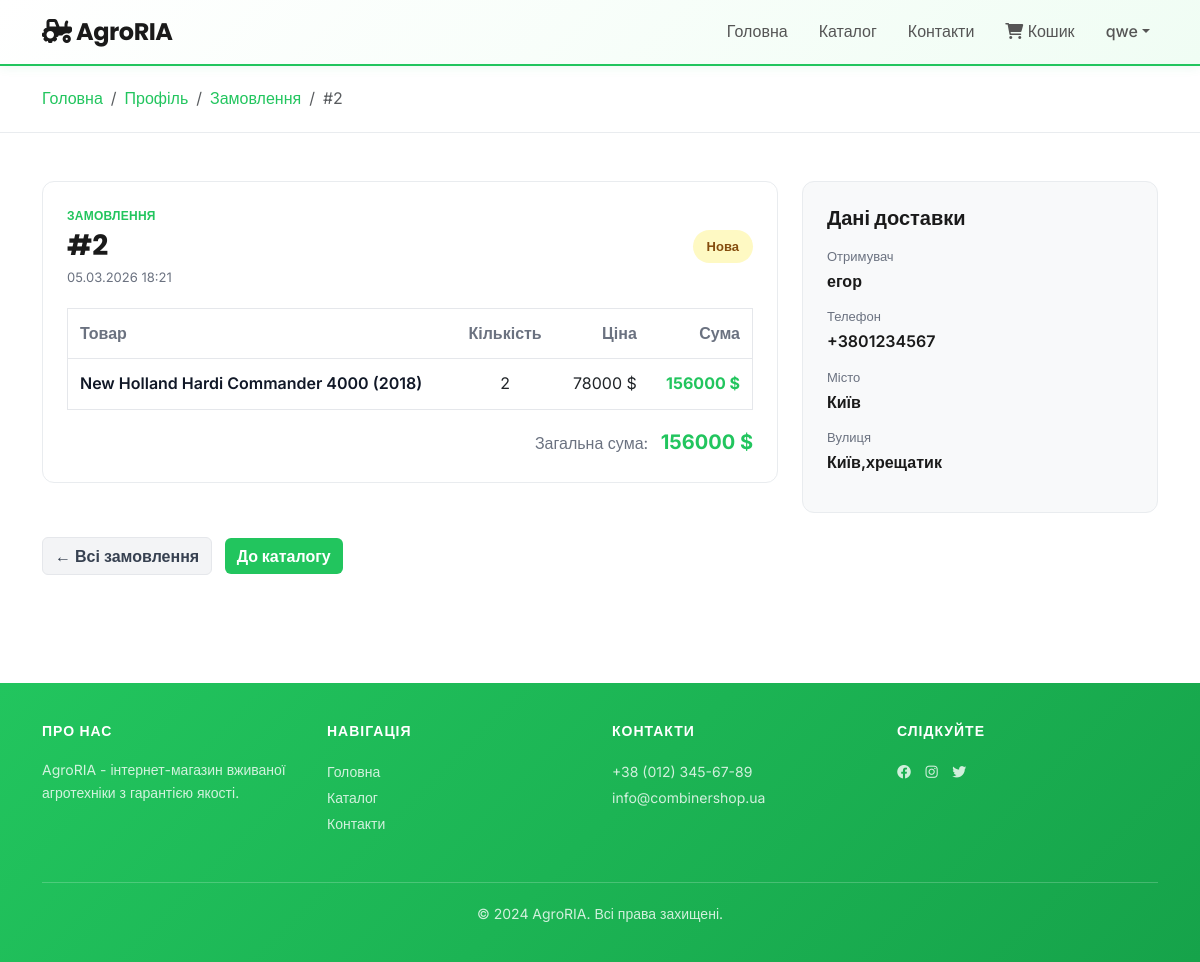
The app's page /order/detail/2/ (signed in) with its own data.
### order/models.py (models this page shows, shortened)
class Order(models.Model):
    STATUS_CHOICES = [
        ('new', 'Нова'),
        ('processing', 'В обробці'),
        ('shipped', 'Відправлено'),
        ('delivered', 'Доставлено'),
        ('canceled', 'Скасовано'),
    ]
    user = models.ForeignKey(User, on_delete=models.SET_NULL, null=True, blank=True)
    shipping_name = models.CharField(max_length=255, verbose_name='Ім\'я отримувача')
    shipping_phone = models.CharField(max_length=20, blank=True, verbose_name='Телефон')
    shipping_sity = models.CharField(max_length=100, verbose_name='Місто')
    shipping_street = models.CharField(max_length=255, verbose_name='Вулиця')
    status = models.CharField(max_length=20, choices=STATUS_CHOICES, default='new')
    coment = models.TextField(blank=True, null=True)
    total_price = models.DecimalField(max_digits=10, decimal_places=2)
    created_at = models.DateTimeField(auto_now_add=True)
    updated_at = models.DateTimeField(auto_now=True)
    class Meta:
        ordering = ['-created_at']
        verbose_name = 'Замовлення'
        verbose_name_plural = 'Замовлення'
        ordering = ['-created_at']

class OrderItem(models.Model):
    order = models.ForeignKey(Order, on_delete=models.CASCADE, related_name='items')
    product_name = models.CharField(max_length=255)
    quantity = models.PositiveIntegerField()
    price = models.DecimalField(max_digits=10, decimal_places=2)
    @property
    def total_price(self):
        return self.quantity * self.price

### order/views.py (the view)
# urls.py: path('detail/<int:order_id>/', views.order_detail, name='order_detail'),
def order_detail(request, order_id):
    order = get_object_or_404(Order, id=order_id)
    if order.user and request.user != order.user:
        return redirect('order:order_history')
    items = order.items.all()
    return render(request, 'orders/detail.html', {'order': order, 'items': items})

### templates/orders/detail.html (shortened to what this page needs)
{% extends 'base.html' %}
{% block content %}
    <div style="background: white; padding: 20px 0; border-bottom: 1px solid #e9ecef;">
        <div class="container">
            <nav aria-label="breadcrumb">
                <ol class="breadcrumb" style="margin: 0;">
                    <li class="breadcrumb-item"><a href="{% url 'products:home' %}" style="color: #22c55e; text-decoration: none; font-weight: 500;">Головна</a></li>
                    <li class="breadcrumb-item"><a href="{% url 'account:profile' %}" style="color: #22c55e; text-decoration: none; font-weight: 500;">Профіль</a></li>
                    <li class="breadcrumb-item"><a href="{% url 'order:order_history' %}" style="color: #22c55e; text-decoration: none; font-weight: 500;">Замовлення</a></li>
                    <li class="breadcrumb-item active" aria-current="page">#{{ order.id }}</li>
                </ol>
            </nav>
        </div>
    </div>
    <div class="container py-5">
        <div class="row g-4">
            <div class="col-lg-8">
                <div style="background: white; border: 1px solid #e9ecef; border-radius: 12px; padding: 24px;">
                    <div style="display: flex; justify-content: space-between; align-items: center; margin-bottom: 20px;">
                        <div>
                            <p style="color: #22c55e; font-weight: 700; letter-spacing: 0.02em; margin: 0; font-size: 12px;">ЗАМОВЛЕННЯ</p>
                            <h3 style="margin: 4px 0 0 0; font-weight: 700;">#{{ order.id }}</h3>
                            <p style="margin: 4px 0 0 0; color: #6b7280; font-size: 13px;">{{ order.created_at|date:"d.m.Y H:i" }}</p>
                        </div>
                        {% if order.status == 'new' %}
                            <span style="padding: 6px 14px; border-radius: 20px; font-size: 13px; font-weight: 600; background: #fef9c3; color: #854d0e;">{{ order.get_status_display }}</span>
                        {% elif order.status == 'processing' %}
                            <span style="padding: 6px 14px; border-radius: 20px; font-size: 13px; font-weight: 600; background: #dbeafe; color: #1e40af;">{{ order.get_status_display }}</span>
                        {% elif order.status == 'shipped' %}
                            <span style="padding: 6px 14px; border-radius: 20px; font-size: 13px; font-weight: 600; background: #f0fdf4; color: #15803d;">{{ order.get_status_display }}</span>
                        {% elif order.status == 'delivered' %}
                            <span style="padding: 6px 14px; border-radius: 20px; font-size: 13px; font-weight: 600; background: #dcfce7; color: #166534;">{{ order.get_status_display }}</span>
                        {% else %}
                            <span style="padding: 6px 14px; border-radius: 20px; font-size: 13px; font-weight: 600; background: #fee2e2; color: #991b1b;">{{ order.get_status_display }}</span>
                        {% endif %}
                    </div>
                    <table class="table" style="border: 1px solid #e5e7eb;">
                        <thead style="background: #f9fafb;">
                            <tr>
                                <th style="padding: 12px; color: #6b7280; font-weight: 600;">Товар</th>
                                <th style="padding: 12px; color: #6b7280; font-weight: 600; text-align: center;">Кількість</th>
                                <th style="padding: 12px; color: #6b7280; font-weight: 600; text-align: right;">Ціна</th>
                                <th style="padding: 12px; color: #6b7280; font-weight: 600; text-align: right;">Сума</th>
                            </tr>
                        </thead>
                        <tbody>
                            {% for item in items %}
                            <tr style="border-top: 1px solid #e5e7eb;">
                                <td style="padding: 12px; font-weight: 600; color: #111827;">{{ item.product_name }}</td>
                                <td style="padding: 12px; text-align: center;">{{ item.quantity }}</td>
                                <td style="padding: 12px; text-align: right;">{{ item.price|floatformat:0 }} $</td>
                                <td style="padding: 12px; text-align: right; font-weight: 700; color: #22c55e;">{{ item.total_price|floatformat:0 }} $</td>
                            </tr>
                            {% endfor %}
                        </tbody>
                    </table>
                    <div style="text-align: right; margin-top: 10px;">
                        <span style="color: #6b7280;">Загальна сума:</span>
                        <strong style="color: #22c55e; font-size: 20px; margin-left: 8px;">{{ order.total_price|floatformat:0 }} $</strong>
                    </div>
                </div>
            </div>
            <div class="col-lg-4">
                <div style="background: #f8f9fa; border: 1px solid #e9ecef; border-radius: 12px; padding: 24px; position: sticky; top: 100px;">
                    <h5 style="font-weight: 700; margin-bottom: 16px;">Дані доставки</h5>
                    <p style="margin: 0; color: #6b7280; font-size: 13px;">Отримувач</p>
                    <p style="margin: 2px 0 12px 0; font-weight: 600;">{{ order.shipping_name }}</p>
                    {% if order.shipping_phone %}
                    <p style="margin: 0; color: #6b7280; font-size: 13px;">Телефон</p>
                    <p style="margin: 2px 0 12px 0; font-weight: 600;">{{ order.shipping_phone }}</p>
                    {% endif %}
                    <p style="margin: 0; color: #6b7280; font-size: 13px;">Місто</p>
                    <p style="margin: 2px 0 12px 0; font-weight: 600;">{{ order.shipping_sity }}</p>
                    <p style="margin: 0; color: #6b7280; font-size: 13px;">Вулиця</p>
                    <p style="margin: 2px 0 12px 0; font-weight: 600;">{{ order.shipping_street }}</p>
                </div>
            </div>
        </div>
        <div style="margin-top: 24px;">
            <a href="{% url 'order:order_history' %}" class="btn" style="background: #f3f4f6; color: #374151; border: 1px solid #e5e7eb; font-weight: 600;">← Всі замовлення</a>
            <a href="{% url 'products:product_list' %}" class="btn" style="background: #22c55e; color: white; border: none; font-weight: 700; margin-left: 8px;">До каталогу</a>
        </div>
    </div>
{% endblock %}

### templates/base.html (shortened to what this page needs)
<!DOCTYPE html>
<html lang="uk">
<head>
    <link href="https://cdn.jsdelivr.net/npm/bootstrap@5.3.0/dist/css/bootstrap.min.css" rel="stylesheet">
    <link rel="stylesheet" href="https://cdnjs.cloudflare.com/ajax/libs/font-awesome/6.0.0/css/all.min.css">
</head>
<body>
    <nav class="navbar navbar-expand-lg navbar-light sticky-top">
        <div class="container">
            <a class="navbar-brand" href="{% url 'products:home' %}">
                <i class="fas fa-tractor"></i> AgroRIA
            </a>
            <div class="collapse navbar-collapse" id="navbarNav">
                <ul class="navbar-nav ms-auto">
                    <li class="nav-item">
                        <a class="nav-link" href="{% url 'products:home' %}">Головна</a>
                    </li>
                    <li class="nav-item">
                        <a class="nav-link" href="{% url 'products:product_list' %}">Каталог</a>
                    </li>
                    <li class="nav-item">
                        <a class="nav-link" href="{% url 'products:contact' %}">Контакти</a>
                    </li>
                    <li class="nav-item">
                        <a class="nav-link" href="{% url 'card:cart_details' %}" style="position: relative;">
                            <i class="fas fa-shopping-cart"></i> Кошик
                        </a>
                    </li>
                    {% if request.user.is_authenticated %}
                        <li class="nav-item dropdown">
                            <a class="nav-link dropdown-toggle" href="#" id="accountMenu" role="button" data-bs-toggle="dropdown">{{ request.user.username }}</a>
                        </li>
                    {% else %}
                        <li class="nav-item"><a class="nav-link" href="{% url 'account:login' %}">Увійти</a></li>
                        <li class="nav-item"><a class="nav-link" href="{% url 'account:register' %}">Реєстрація</a></li>
                    {% endif %}
                </ul>
            </div>
        </div>
    </nav>
    {% block content %}{% endblock %}
    <footer class="footer">
        <div class="container">
            <div class="row">
                <div class="col-md-3">
                    <h6>Про нас</h6>
                    <p style="font-size: 14px; color: rgba(255, 255, 255, 0.8);">AgroRIA - інтернет-магазин вживаної агротехніки з гарантією якості.</p>
                </div>
                <div class="col-md-3">
                    <h6>Навігація</h6>
                    <ul class="list-unstyled">
                        <li><a href="{% url 'products:home' %}">Головна</a></li>
                        <li><a href="{% url 'products:product_list' %}">Каталог</a></li>
                        <li><a href="{% url 'products:contact' %}">Контакти</a></li>
                    </ul>
                </div>
                <div class="col-md-3">
                    <h6>Контакти</h6>
                    <ul class="list-unstyled">
                        <li><a href="tel:+380123456789">+38 (012) 345-67-89</a></li>
                        <li><a href="mailto:info@combinershop.ua">info@combinershop.ua</a></li>
                    </ul>
                </div>
                <div class="col-md-3">
                    <h6>Слідкуйте</h6>
                    <div>
                        <a href="#" style="margin-right: 10px;"><i class="fab fa-facebook"></i></a>
                        <a href="#" style="margin-right: 10px;"><i class="fab fa-instagram"></i></a>
                        <a href="#"><i class="fab fa-twitter"></i></a>
                    </div>
                </div>
            </div>
            <div class="footer-bottom">
                <p>&copy; 2024 AgroRIA. Всі права захищені.</p>
            </div>
        </div>
    </footer>
</body>
</html>

### templates/base.html (style rules this page uses)
* { margin: 0; padding: 0; box-sizing: border-box; }
body { font-family: 'Inter', sans-serif; color: #1a1a1a; background-color: #ffffff; line-height: 1.6; }
h1, h2, h3, h4, h5, h6 { font-family: 'Poppins', sans-serif; font-weight: 600; color: #1a1a1a; }
.navbar { background: linear-gradient(135deg, #ffffff 0%, #f0fdf4 100%); box-shadow: 0 2px 10px rgba(34, 197, 94, 0.08); border-bottom: 2px solid #22c55e; }
.navbar-brand { font-family: 'Poppins', sans-serif; font-size: 24px; font-weight: 700; color: #1a1a1a !important; letter-spacing: -0.5px; }
.nav-link { color: #555 !important; font-weight: 500; margin-left: 15px; transition: color 0.3s ease; }
.footer { background: linear-gradient(135deg, #22c55e 0%, #16a34a 100%); border-top: none; padding: 40px 0 20px; margin-top: 60px; color: white; }
.footer h6 { font-size: 14px; margin-bottom: 20px; text-transform: uppercase; letter-spacing: 1px; color: white; }
.footer a { color: rgba(255, 255, 255, 0.8); text-decoration: none; font-size: 14px; transition: color 0.3s ease; }
.footer-bottom { border-top: 1px solid rgba(255, 255, 255, 0.2); padding-top: 20px; margin-top: 30px; text-align: center; color: rgba(255, 255, 255, 0.6); font-size: 14px; }
.footer p { color: rgba(255, 255, 255, 0.8); }

### records on screen
Order: id "2", created_at "05.03.2026 18:21", status "Нова", total_price "156000", shipping_name "егор", shipping_phone "+3801234567", shipping_sity "Київ", shipping_street "Київ,хрещатик"
OrderItem: product_name "New Holland Hardi Commander 4000 (2018)", quantity "2", price "78000", total_price "156000"

### other values on screen
{{ request.user.username }} "qwe"
